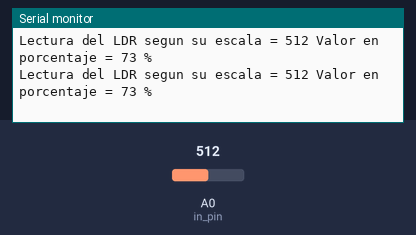
Recording of a sketch running on a simulated Arduino Uno, built with avr-gcc and run on an emulated ATmega328P. Shown: the last lines printed to the serial monitor. The test bench sets the inputs (shaded band); at power-on: A0 (in_pin) = 512.

Above: at 1.2 s.
1.3 s: A0 (in_pin) set to 109
At 1.44 s:
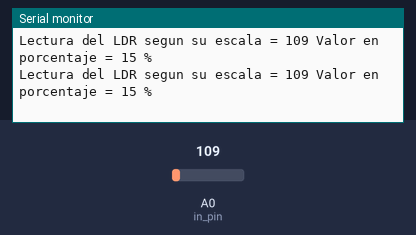
4.3 s: A0 (in_pin) set to 92
At 4.3 s:
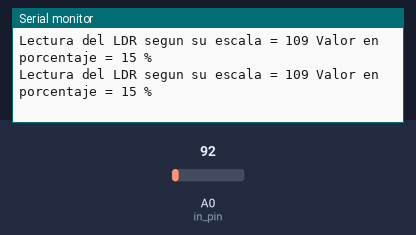
8.8 s: A0 (in_pin) set to 687
At 8.86 s:
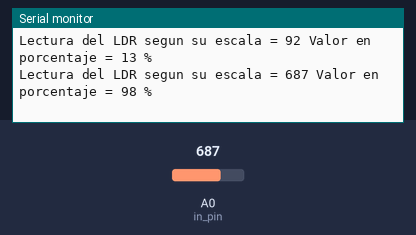
11.8 s: A0 (in_pin) set to 714
At 11.82 s:
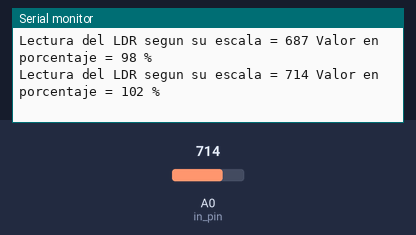
14.8 s: A0 (in_pin) set to 989
At 14.82 s:
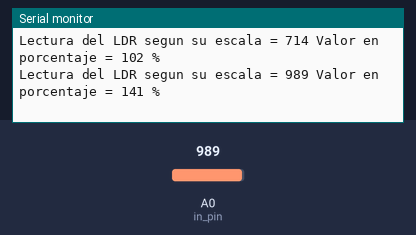
17.8 s: A0 (in_pin) set to 1013
At 17.82 s:
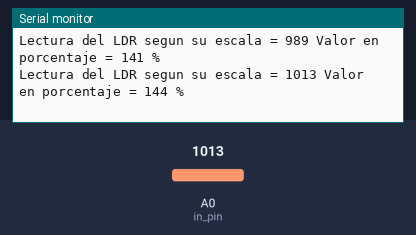
Timing chart, 0 to 20.8 s (numbered marks = the images above; inputs shaded):
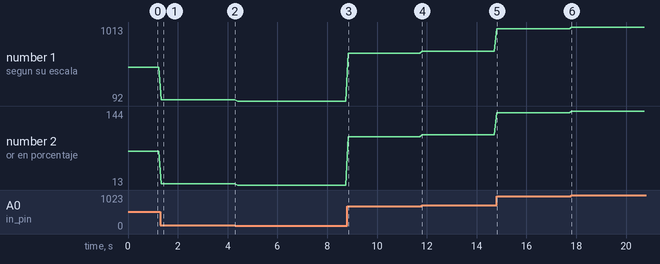

The sketch:

LDR.ino
```cpp
/*FECHA:27/04/2020
 *AUTOR: Elías Montenegro Ramos
 *DESCRIPCIÓN DEL PROGRAMA: Ejemplo del funcionamiento de un LDR
 *(Resistencia dependiente de Luz)
 *El rango del LDR es de 0 a 700 y lo queremos convertir a porcentaje % de 0 a100
*/
int in_pin = A0; //Entrada del pin del sensor por A0,
int lectura;     // Variable en la cual se van a capturar los datos
int porcentaje;  // variable en la cual se guardaran los valores en porcentaje

void setup()
   {
    Serial.begin(9600);
   }

void loop()
   {
    lectura = analogRead(in_pin);
    porcentaje = map(lectura, 0, 700, 0, 100);
    Serial.print ("Lectura del LDR segun su escala = ");
    Serial.print (lectura);
    Serial.print (" Valor en porcentaje = ");
    Serial.print (porcentaje);
    Serial.print (" % ");
    Serial.println ();
    delay (100);
   }
```

Measured:
- after the input at 1.3 s, the serial monitor: prints a new line at once (image 1)
- after the input at 8.8 s, the serial monitor: prints a new line after 0.05 s (image 3)
- after the input at 11.8 s, the serial monitor: prints a new line at once (image 4)
- after the input at 14.8 s, the serial monitor: prints a new line at once (image 5)
- after the input at 17.8 s, the serial monitor: prints a new line at once (image 6)
- plotted number 1: 512 → 109 after the input at 1.3 s, 109 → 92 after the input at 4.3 s, 92 → 687 after the input at 8.8 s, 687 → 714 after the input at 11.8 s, 714 → 989 after the input at 14.8 s
- plotted number 2: 73 → 15 after the input at 1.3 s, 15 → 13 after the input at 4.3 s, 13 → 98 after the input at 8.8 s, 98 → 102 after the input at 11.8 s, 102 → 141 after the input at 14.8 s
